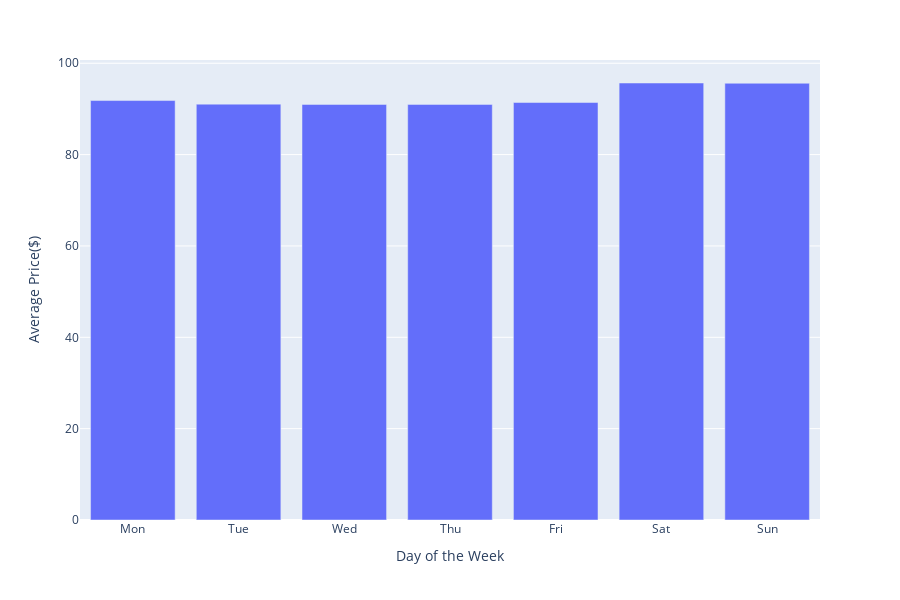

The notebook cell saved with this chart:
### Code cell
# Weekly average price per night
week = new_df.groupby(new_df['date'].dt.strftime('%w'))['price'].mean()
week = pd.DataFrame(week).reset_index()
week['date'] = week['date'].replace(['0','1','2','3','4','5','6'], week_list)
week

#Plot bar chart for better visulization 
import plotly.express as px
fig = px.bar(week, x='date', y='price',
            labels={'price':'Average Price($)','date':"Day of the Week"})
fig.show()

### Figure 1 — Plotly figure (JSON) as saved in the notebook; plotly's stock layout.template omitted (floating-point values rounded to 4 significant figures)
{"data": [{"alignmentgroup": "True", "hoverlabel": {"namelength": 0}, "hovertemplate": "Day of the Week=%{x}<br>Average Price($)=%{y}", "legendgroup": "", "marker": {"color": "#636efa"}, "name": "", "offsetgroup": "", "orientation": "v", "showlegend": false, "textposition": "auto", "type": "bar", "x": ["Mon", "Tue", "Wed", "Thu", "Fri", "Sat", "Sun"], "xaxis": "x", "y": [91.84, 91.05, 90.99, 90.99, 91.4, 95.68, 95.62], "yaxis": "y"}], "layout": {"barmode": "relative", "height": 600, "legend": {"tracegroupgap": 0}, "margin": {"t": 60}, "xaxis": {"anchor": "y", "domain": [0, 1], "title": {"text": "Day of the Week"}}, "yaxis": {"anchor": "x", "domain": [0, 1], "title": {"text": "Average Price($)"}}}}
